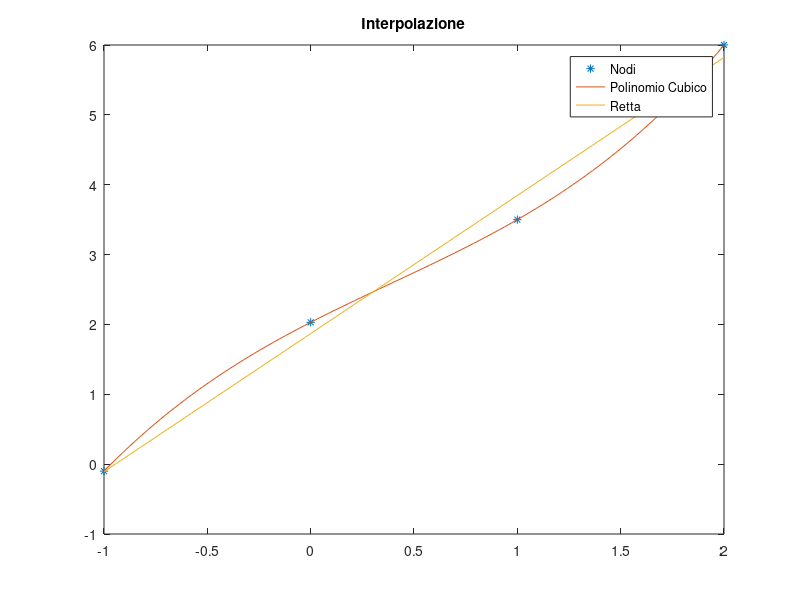
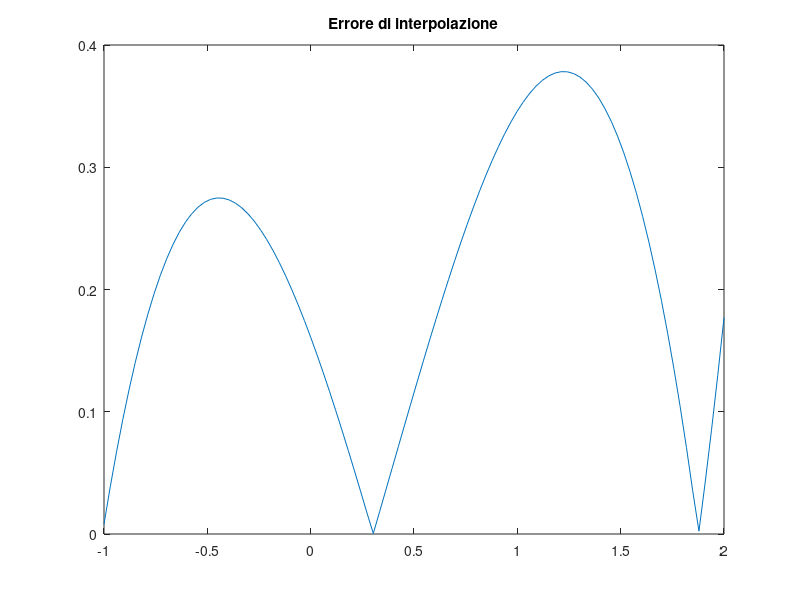

These figures' MATLAB source, in order:
clear
clc
close all

nodi_x = [-1 0 1 2];
nodi_y = [-0.1 2.03 3.5 6];

n = size(nodi_y,2);
grid = linspace(-1,2,100);
p_coeff = polyfit(nodi_x,nodi_y , n - 1);
p_val = polyval(p_coeff,grid);
p_coeff_retta = polyfit(nodi_x,nodi_y ,1);
p_val_retta = polyval(p_coeff_retta,grid);


plot(nodi_x,nodi_y,"*");
hold on;
plot(grid,p_val);
hold on;
plot(grid,p_val_retta);

title("Interpolazione")

legend("Nodi","Polinomio Cubico","Retta");

error = [abs(p_val_retta(1:end)-p_val(1:end))];

figure(2)
plot(grid,error)
title("Errore di interpolazione");
